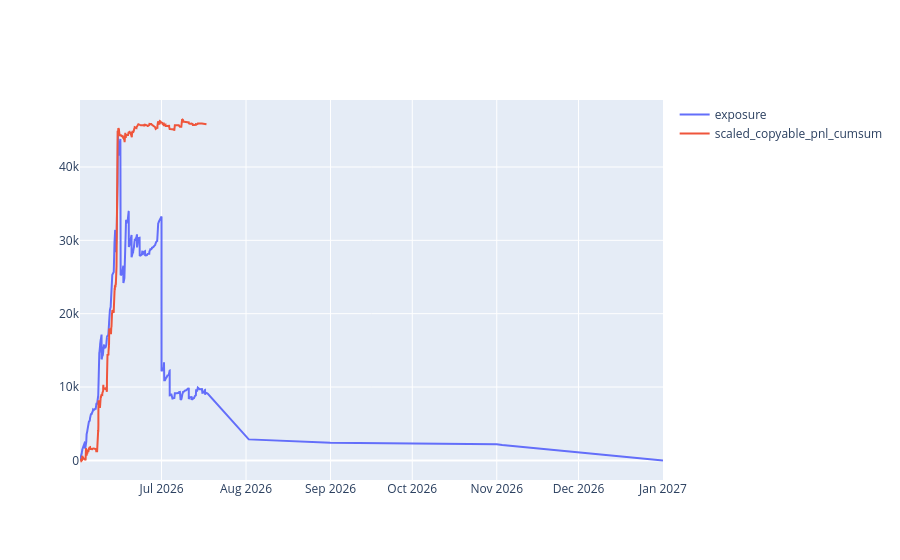

Notebook cell for this chart:
### Code cell
df_plot = df.groupby('end_date_iso').agg(
    scaled_copyable_pnl=('scaled_copyable_pnl', 'sum'),
    ending_exposure=('scaled_copyable_pnl_exposure', 'sum'),
).reset_index()

df.sort_values('bucket', inplace=True)
df['scaled_copyable_pnl_cumsum'] = df['scaled_copyable_pnl'].cumsum()

df_pnl = df[['bucket', 'scaled_copyable_pnl_cumsum']].copy()

# exposure ends at EOD of end_date, so shift by 24h
df_exposure = df_plot[['end_date_iso', 'ending_exposure']].copy()
df_exposure['end_date_iso'] = pd.to_datetime(df_exposure['end_date_iso']) + pd.Timedelta(days=1)
df_exposure.rename(columns={'end_date_iso': 'dt', 'ending_exposure': 'exposure_delta'}, inplace=True)

resolution_exposure = df_exposure.groupby('dt').agg(exposure_delta=('exposure_delta', 'sum')).reset_index()
resolution_exposure['exposure_delta'] = resolution_exposure['exposure_delta'] * -1

buy_exposure = df[['bucket', 'scaled_copyable_pnl_exposure']].rename(columns={'bucket': 'dt', 'scaled_copyable_pnl_exposure': 'exposure_delta'})

df_exposure = ( pd.concat([resolution_exposure, buy_exposure], ignore_index=True)
    .reset_index(drop=True)
)

df_exposure.sort_values('dt', inplace=True)
df_exposure['exposure'] = df_exposure['exposure_delta'].cumsum()

# df_plot['end_date_iso'] = pd.to_datetime(df_plot['end_date_iso']) + pd.Timedelta(days=1)

import plotly.graph_objects as go

fig = go.Figure()

fig.add_trace(go.Scatter(
    x=df_exposure['dt'],
    y=df_exposure['exposure'],
    mode='lines',
    name='exposure'
))

fig.add_trace(go.Scatter(
    x=df_pnl['bucket'],
    y=df_pnl['scaled_copyable_pnl_cumsum'],
    mode='lines',
    name='scaled_copyable_pnl_cumsum'
))

fig.show()

### Figure 1 — Plotly figure (JSON) as saved in the notebook; plotly's stock layout.template omitted (floating-point values rounded to 4 significant figures; data arrays with more than 128 entries replaced by an {"elided": "..."} marker saying what was removed)
{"data": [{"mode": "lines", "name": "exposure", "type": "scatter", "x": {"elided": "2069 str values"}, "y": {"elided": "2069 float values"}}, {"mode": "lines", "name": "scaled_copyable_pnl_cumsum", "type": "scatter", "x": {"elided": "2022 str values"}, "y": {"elided": "2022 float values"}}], "layout": {}}
